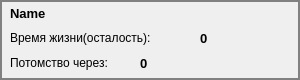
<?xml version="1.0" encoding="UTF-8"?>
<ui version="4.0">
 <class>ItemMicroorganism</class>
 <widget class="QWidget" name="ItemMicroorganism">
  <property name="geometry">
   <rect>
    <x>0</x>
    <y>0</y>
    <width>300</width>
    <height>80</height>
   </rect>
  </property>
  <property name="windowTitle">
   <string>ItemMicroorganism</string>
  </property>
  <property name="layoutDirection">
   <enum>Qt::LeftToRight</enum>
  </property>
  <property name="autoFillBackground">
   <bool>false</bool>
  </property>
  <property name="styleSheet">
   <string notr="true">QFrame {border: 2px solid gray;}</string>
  </property>
  <widget class="QLabel" name="ItemName">
   <property name="geometry">
    <rect>
     <x>10</x>
     <y>5</y>
     <width>281</width>
     <height>16</height>
    </rect>
   </property>
   <property name="font">
    <font>
     <pointsize>10</pointsize>
     <weight>75</weight>
     <bold>true</bold>
    </font>
   </property>
   <property name="styleSheet">
    <string notr="true">QFrame {border: 0px solid gray;}</string>
   </property>
   <property name="text">
    <string>Name</string>
   </property>
  </widget>
  <widget class="QLabel" name="LivetimeText">
   <property name="geometry">
    <rect>
     <x>10</x>
     <y>30</y>
     <width>181</width>
     <height>16</height>
    </rect>
   </property>
   <property name="styleSheet">
    <string notr="true">QFrame {border: 0px solid gray;}</string>
   </property>
   <property name="text">
    <string>Время жизни(осталость):</string>
   </property>
  </widget>
  <widget class="QLabel" name="OffspringText">
   <property name="geometry">
    <rect>
     <x>10</x>
     <y>55</y>
     <width>131</width>
     <height>16</height>
    </rect>
   </property>
   <property name="styleSheet">
    <string notr="true">QFrame {border: 0px solid gray;}</string>
   </property>
   <property name="text">
    <string>Потомство через:</string>
   </property>
  </widget>
  <widget class="QLabel" name="LivetimeValue">
   <property name="geometry">
    <rect>
     <x>200</x>
     <y>30</y>
     <width>49</width>
     <height>16</height>
    </rect>
   </property>
   <property name="font">
    <font>
     <pointsize>10</pointsize>
     <weight>75</weight>
     <bold>true</bold>
    </font>
   </property>
   <property name="styleSheet">
    <string notr="true">QFrame {border: 0px solid gray;}</string>
   </property>
   <property name="text">
    <string>0</string>
   </property>
  </widget>
  <widget class="QLabel" name="OffspringValue">
   <property name="geometry">
    <rect>
     <x>140</x>
     <y>55</y>
     <width>49</width>
     <height>16</height>
    </rect>
   </property>
   <property name="font">
    <font>
     <pointsize>10</pointsize>
     <weight>75</weight>
     <bold>true</bold>
    </font>
   </property>
   <property name="styleSheet">
    <string notr="true">QFrame {border: 0px solid gray;}</string>
   </property>
   <property name="text">
    <string>0</string>
   </property>
  </widget>
  <widget class="QFrame" name="frame">
   <property name="geometry">
    <rect>
     <x>0</x>
     <y>0</y>
     <width>300</width>
     <height>80</height>
    </rect>
   </property>
   <property name="frameShape">
    <enum>QFrame::StyledPanel</enum>
   </property>
   <property name="frameShadow">
    <enum>QFrame::Raised</enum>
   </property>
  </widget>
 </widget>
 <resources/>
 <connections/>
</ui>
